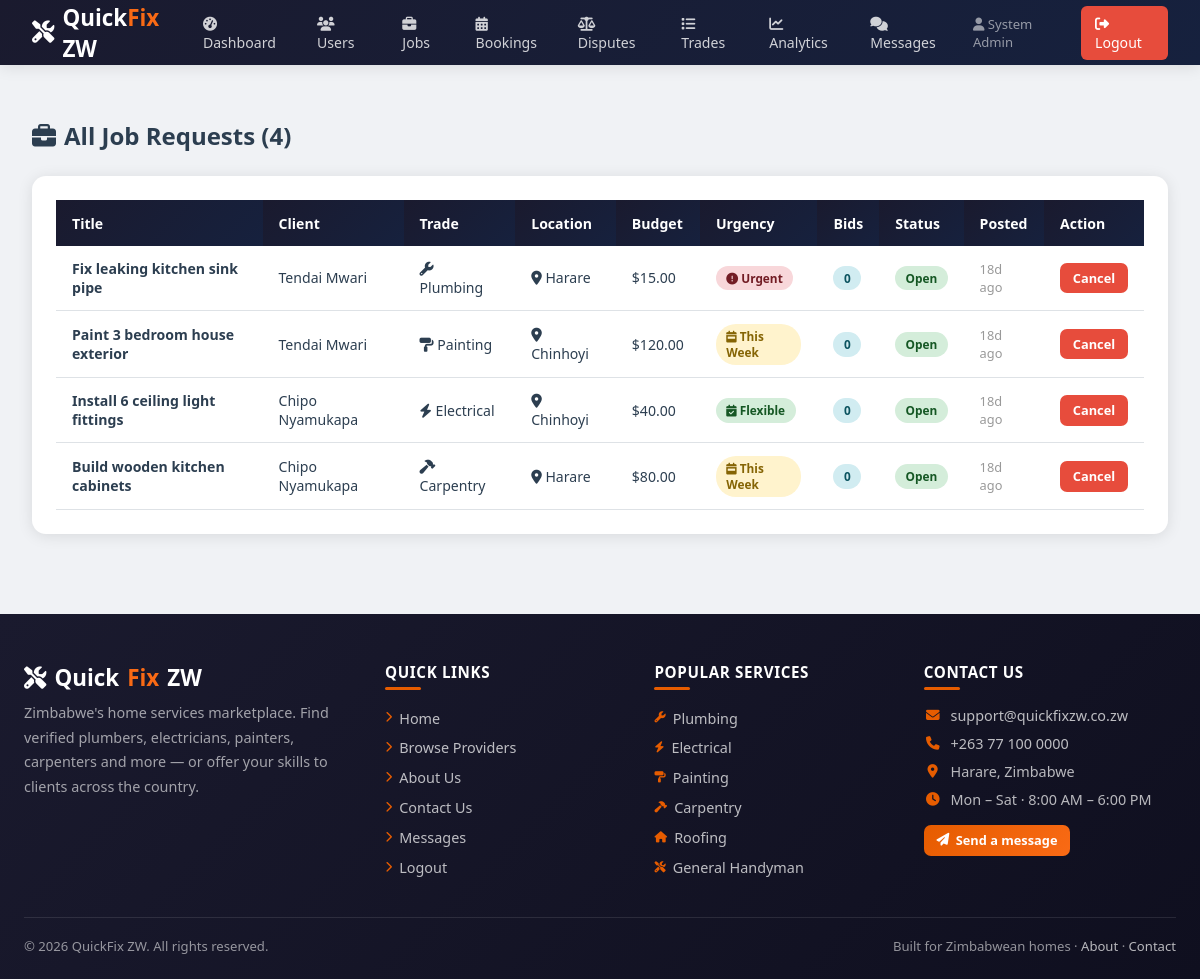
The page /admin/jobs.php (signed in) on the database its author committed.
### tables this page shows
CREATE TABLE IF NOT EXISTS job_requests (
    job_id              INT AUTO_INCREMENT PRIMARY KEY,
    client_id           INT NOT NULL,
    title               VARCHAR(200) NOT NULL,
    description         TEXT NOT NULL,
    trade               ENUM('Plumbing','Electrical','Painting','Carpentry','Tiling','Roofing','Welding','Landscaping','General Handyman') NOT NULL,
    location            VARCHAR(100) NOT NULL,
    client_budget       DECIMAL(10,2) DEFAULT 0.00,
    urgency             ENUM('flexible','within_week','urgent') DEFAULT 'flexible',
    status              ENUM('open','in_progress','completed','cancelled') DEFAULT 'open',
    hired_professional  INT DEFAULT NULL,
    created_at          TIMESTAMP DEFAULT CURRENT_TIMESTAMP,
    FOREIGN KEY (client_id) REFERENCES users(user_id),
    FOREIGN KEY (hired_professional) REFERENCES users(user_id)
);

CREATE TABLE IF NOT EXISTS users (
    user_id       INT AUTO_INCREMENT PRIMARY KEY,
    full_name     VARCHAR(100) NOT NULL,
    email         VARCHAR(100) UNIQUE NOT NULL,
    password_hash VARCHAR(255) NOT NULL,
    phone         VARCHAR(20),
    role          ENUM('client','professional','admin') NOT NULL,
    national_id   VARCHAR(30) DEFAULT NULL,
    verified      TINYINT DEFAULT 0,
    location      VARCHAR(100) DEFAULT NULL,
    created_at    TIMESTAMP DEFAULT CURRENT_TIMESTAMP
);

### admin/jobs.php (the view, shortened to what this page needs)
<?php
require_once '../includes/db.php';
require_once '../includes/functions.php';
$perPage = 25;
$currentPage = max(1, (int)($_GET['page'] ?? 1));
$totalJobs = (int)$pdo->query("SELECT COUNT(*) FROM job_requests")->fetchColumn();
$pagination = paginationData($totalJobs, $perPage, $currentPage);
$jobs = $pdo->query("SELECT j.*,u.full_name as client,(SELECT COUNT(*) FROM bids WHERE job_id=j.job_id) as bid_count FROM job_requests j JOIN users u ON j.client_id=u.user_id ORDER BY j.created_at DESC LIMIT ".$perPage." OFFSET ".$pagination['offset'])->fetchAll();
?>
<!DOCTYPE html><html lang="en"><head>
<link rel="stylesheet" href="<?= BASE_URL ?>/css/style.css">
<link rel="stylesheet" href="https://cdnjs.cloudflare.com/ajax/libs/font-awesome/6.5.2/css/all.min.css">
</head><body>
<?php include '../includes/navbar.php'; ?>
<div class="container"><br>
<div class="page-title"><?=icon('briefcase')?> All Job Requests (<?=$totalJobs?>)</div>
<div class="card"><div class="card-body">
 <div class="table-wrap"><table>
 <thead><tr><th>Title</th><th>Client</th><th>Trade</th><th>Location</th><th>Budget</th><th>Urgency</th><th>Bids</th><th>Status</th><th>Posted</th><th>Action</th></tr></thead>
 <tbody>
 <?php foreach($jobs as $j): ?>
 <tr>
 <td><strong><?=htmlspecialchars(substr($j['title'],0,35))?></strong></td>
 <td><?=htmlspecialchars($j['client'])?></td>
 <td><?=tradeIcon($j['trade'])?> <?=$j['trade']?></td>
 <td><?=icon('location-dot')?> <?=$j['location']?></td>
 <td>$<?=number_format($j['client_budget'],2)?></td>
 <td><?=urgencyBadge($j['urgency'])?></td>
 <td><span class="badge badge-info"><?=$j['bid_count']?></span></td>
 <td><span class="badge badge-<?=$j['status']==='open'?'success':($j['status']==='in_progress'?'warning':'secondary')?>"><?=ucfirst($j['status'])?></span></td>
 <td style="font-size:0.8rem;color:#999"><?=timeAgo($j['created_at'])?></td>
 <td>
 <?php if($j['status'] === 'open'): ?>
 <form method="POST" onsubmit="return confirm('Cancel this job?')"><input type="hidden" name="job_id" value="<?=$j['job_id']?>"><button name="delete_job" class="btn btn-danger btn-sm">Cancel</button></form>
 <?php endif; ?>
 </td>
 </tr>
 <?php endforeach; ?>
 </tbody>
 </table></div>
</div></div>
</div>
<?php include '../includes/footer.php'; ?>
</body></html>

### includes/functions.php (shortened to what this page needs)
<?php
function timeAgo($datetime){
 $t = time() - strtotime($datetime);
 return floor($t / 86400).'d ago';
}
function icon($name, $label=''){
 $labelAttr = $label !== '' ? ' aria-label="'.htmlspecialchars($label, ENT_QUOTES).'"' : ' aria-hidden="true"';
 return '<i class="fa-solid fa-'.$name.'"'.$labelAttr.'></i>';
}
function urgencyBadge($u){
 return match($u){
 'urgent' => '<span class="badge badge-danger">'.icon('circle-exclamation').' Urgent</span>',
 'within_week' => '<span class="badge badge-warning">'.icon('calendar-week').' This Week</span>',
 default => '<span class="badge badge-success">'.icon('calendar-check').' Flexible</span>'
 };
}
function tradeIcon($t){
 return match($t){
 'Plumbing' => icon('wrench'),
 'Electrical' => icon('bolt'),
 'Painting' => icon('paint-roller'),
 'Carpentry' => icon('hammer'),
 'Tiling' => icon('border-all'),
 'Roofing' => icon('house'),
 'Welding' => icon('fire-flame-curved'),
 'Landscaping' => icon('leaf'),
 default => icon('screwdriver-wrench')
 };
}
function paginationData($totalItems, $perPage, $currentPage){
 $totalPages = max(1, (int)ceil($totalItems / max(1, $perPage)));
 $page = min(max(1, $currentPage), $totalPages);
 return [
 'page' => $page,
 'total_pages' => $totalPages,
 'offset' => ($page - 1) * $perPage
 ];
}
?>

### css/style.css (style rules this page uses)
:root { --primary: #e65c00; --primary-light: #f96a15; --primary-dark: #c44d00; --secondary: #1a1a2e; --secondary-light: #16213e; --accent: #f5a623; --success: #27ae60; --danger: #e74c3c; --warning: #f39c12; --info: #2980b9; --light: #f8f9fa; --white: #ffffff; --gray: #6c757d; --dark: #2c3e50; --border: #dee2e6; --shadow: 0 2px 15px rgba(0,0,0,0.1); --shadow-lg: 0 8px 30px rgba(0,0,0,0.15); }
* { margin:0; padding:0; box-sizing:border-box; }
body { font-family:'Segoe UI',Tahoma,Geneva,Verdana,sans-serif; background:#f0f2f5; color:var(--dark); }
.fa-solid, .fa-regular { line-height:1; }
.container { max-width:1200px; margin:0 auto; padding:2rem; }
.card { background:white; border-radius:14px; box-shadow:var(--shadow); overflow:hidden; }
.card-body { padding:1.5rem; }
.btn { padding:0.68rem 1.4rem; border:none; border-radius:9px; cursor:pointer; font-size:0.88rem; font-weight:600; transition:all 0.2s; display:inline-flex; align-items:center; gap:0.4rem; font-family:inherit; }
.btn-danger { background:var(--danger); color:white; }
.btn-sm { padding:0.4rem 0.8rem; font-size:0.8rem; border-radius:7px; }
.table-wrap { overflow-x:auto; }
table { width:100%; border-collapse:collapse; font-size:0.88rem; }
thead th { background:linear-gradient(135deg,var(--secondary),var(--secondary-light)); color:white; padding:0.85rem 1rem; text-align:left; font-weight:600; }
tbody tr { border-bottom:1px solid var(--border); transition:background 0.15s; }
tbody td { padding:0.8rem 1rem; }
.badge { padding:0.28rem 0.65rem; border-radius:20px; font-size:0.74rem; font-weight:600; display:inline-block; }
.badge-success { background:#d4edda; color:#155724; }
.badge-warning { background:#fff3cd; color:#856404; }
.badge-danger { background:#f8d7da; color:#721c24; }
.badge-info { background:#d1ecf1; color:#0c5460; }
.page-title { font-size:1.5rem; font-weight:700; color:var(--dark); margin-bottom:1.5rem; display:flex; align-items:center; gap:0.5rem; }
.site-footer-col ul li a .fa-solid { font-size:0.7rem; color:var(--primary); }
.site-footer-contact li .fa-solid { color:var(--primary); width:18px; text-align:center; font-size:0.85rem; }

### rows shown on the page
job_requests: title "Fix leaking kitchen sink pipe", client.full_name "Tendai Mwari", trade "Plumbing", location "Harare", client_budget "15.00", urgency "Urgent", bid_count "0", status "Open", created_at "18d ago"
job_requests: title "Paint 3 bedroom house exterior", client.full_name "Tendai Mwari", trade "Painting", location "Chinhoyi", client_budget "120.00", urgency "This Week", bid_count "0", status "Open", created_at "18d ago"
job_requests: title "Install 6 ceiling light fittings", client.full_name "Chipo Nyamukapa", trade "Electrical", location "Chinhoyi", client_budget "40.00", urgency "Flexible", bid_count "0", status "Open", created_at "18d ago"
job_requests: title "Build wooden kitchen cabinets", client.full_name "Chipo Nyamukapa", trade "Carpentry", location "Harare", client_budget "80.00", urgency "This Week", bid_count "0", status "Open", created_at "18d ago"

### other values the page prints
$name "System Admin"
$totalJobs "4"
